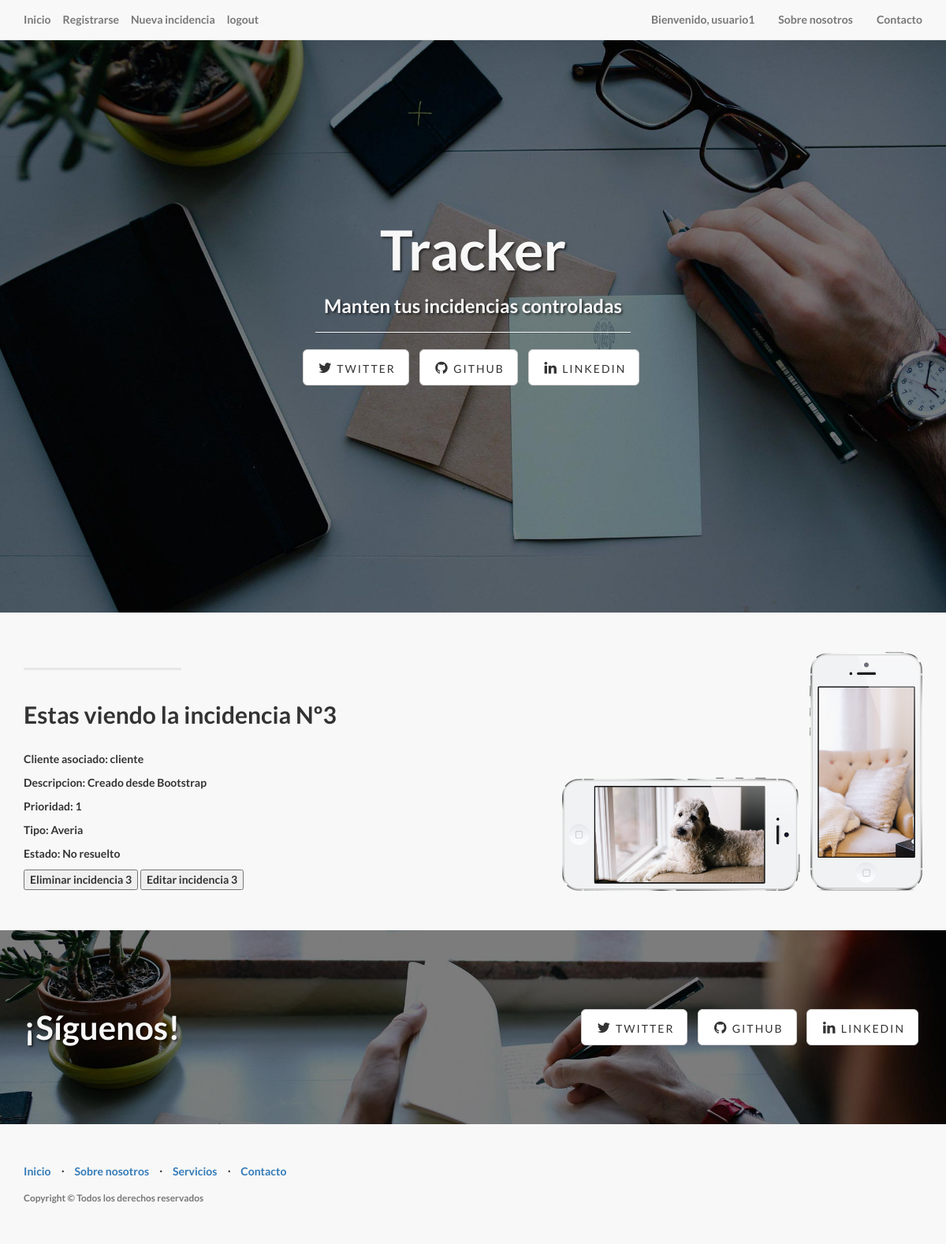
The app's page /3/ (signed in) with its own data.
### tracker/models.py (models this page shows, shortened)
class Incidencia(models.Model):
    incidencia_cliente = models.ForeignKey(Cliente)
    incidencia_descripcion = models.CharField('Descripcion', max_length=200)
    incidencia_prioridad = models.IntegerField('Prioridad', default=0)
    incidencia_fecha = models.DateTimeField('Fecha creacion', auto_now_add=True)
    PREGUNTA='Pregunta'
    ERROR='Error'
    AVERIA='Averia'
    incidencia_clase_tipos = ((PREGUNTA, 'Pregunta'), (ERROR, 'Error'), (AVERIA, 'Averia'), )
    incidencia_clases =models.CharField(max_length=10, choices=incidencia_clase_tipos, default=PREGUNTA)
    incidencia_resuelta = models.BooleanField(default=False)
    def was_published_recently(self):
        return self.pub_date >= timezone.now() - datetime.timedelta(days=1)
    was_published_recently.admin_order_field = 'pub_date'
    was_published_recently.boolean = True
    was_published_recently.short_description = 'Published recently?'

class Cliente(models.Model):
    user = models.OneToOneField(User, primary_key=True)
    homepage = models.URLField()
    cliente_name = models.CharField('Nombre', default='cliente', max_length=200)
    cliente_descripcion = models.CharField('Descripcion', max_length=200)
    cliente_telefono = models.IntegerField('Teléfono', default=0)
    def __str__(self):
        return self.cliente_name

### tracker/views.py (the view)
# urls.py: url(r'^(?P<pk>[0-9]+)/$', views.DetailView.as_view(), name='detail'),
class DetailView(generic.DetailView):
    model = Incidencia
    template_name = 'tracker/detail.html'
    fields = ['incidencia_cliente', 'incidencia_descripcion', 'incidencia_prioridad', 'incidencia_clases']

### tracker/templates/tracker/detail.html (shortened to what this page needs)
{% extends 'base.html' %}
{% load staticfiles %}
{% block block1 %}
<div class="content-section-a">
        <div class="container">
            <div class="row">
                <div class="col-lg-5 col-sm-6">
                    <hr class="section-heading-spacer">
                    <div class="clearfix"></div>
                    <h2 class="section-heading" id="info">Estas viendo la incidencia Nº{{incidencia.id}} </h2>
						<p><b>Cliente asociado:</b> {{ incidencia.incidencia_cliente }}</p>
						<p><b>Descripcion:</b> {{ incidencia.incidencia_descripcion }}</p>
						<p><b>Prioridad:</b> {{ incidencia.incidencia_prioridad }}</p>
						<p><b>Tipo:</b> {{ incidencia.incidencia_clases }}</p>
						<p><b>Estado:</b> {{incidencia.incidencia_resuelta|yesno:"Resuelto,No resuelto" }}</p>
						{% if user.is_authenticated %}
							<button type="button" onclick="location.href='{% url 'tracker:delete' incidencia.id %}'" >Eliminar incidencia {{incidencia.id}}</button>
							<button type="button" onclick="location.href='{% url 'tracker:update' incidencia.id %}'" >Editar incidencia {{incidencia.id}}</button>
						{% else %}
							<p>Logeate para acceder a mas opciones</p>
					{% endif %}
                </div>
                <div class="col-lg-5 col-lg-offset-2 col-sm-6">
                    <img class="img-responsive" src="img/phones.png" alt="">
                </div>
            </div>
        </div>
    </div>
{% endblock block1 %}

### tracker/templates/base.html (shortened to what this page needs)
<!DOCTYPE html>
{% load staticfiles %}
<html lang="en">
<head>
    <link href="{% static "css/bootstrap.min.css" %}" rel="stylesheet">
    <link href="{% static "css/landing-page.css" %}" rel="stylesheet">
    <link href="{% static "font-awesome/css/font-awesome.min.css" %}" rel="stylesheet" type="text/css">
</head>
<body>
    <nav class="navbar navbar-default navbar-fixed-top topnav" role="navigation">
        <div class="container topnav">
            <div class="navbar-header">
                <a class="navbar-brand topnav" href="/">Inicio</a>
				<a class="navbar-brand topnav" href="/tracker/register">Registrarse</a>
				{% if user.is_authenticated %}
					<a class="navbar-brand topnav" href="/tracker/add">Nueva incidencia</a>
					<a class="navbar-brand topnav" href="/tracker/logout">logout</a>
				{% else %}
					<a class="navbar-brand topnav" href="/tracker/login">login</a>
				{% endif %}
            </div>
            <div class="collapse navbar-collapse" id="bs-example-navbar-collapse-1">
                <ul class="nav navbar-nav navbar-right">
                    {% if user.is_authenticated %}
					<li>
                        <a class="navbar-brand topnav">Bienvenido, {{ user }}</a>
                    </li>
					{% else %}
					<li>
                        <a class="navbar-brand topnav">Bienvenido, por favor inicia sesión</a>
                    </li>
					{% endif %}
                    <li>
						<a href="#about">Sobre nosotros</a>
                    </li>
                    <li>
                        <a href="#contact">Contacto</a>
                    </li>
                </ul>
            </div>
        </div>
    </nav>
    <div class="intro-header">
        <div class="container">
            <div class="row">
                <div class="col-lg-12">
                    <div class="intro-message">
                        <h1>Tracker</h1>
                        <h3>Manten tus incidencias controladas</h3>
                        <hr class="intro-divider">
                        <ul class="list-inline intro-social-buttons">
                            <li>
                                <a href="https://twitter.com/SBootstrap" class="btn btn-default btn-lg"><i class="fa fa-twitter fa-fw"></i> <span class="network-name">Twitter</span></a>
                            </li>
                            <li>
                                <a href="https://github.com/IronSummitMedia/startbootstrap" class="btn btn-default btn-lg"><i class="fa fa-github fa-fw"></i> <span class="network-name">Github</span></a>
                            </li>
                            <li>
                                <a href="#" class="btn btn-default btn-lg"><i class="fa fa-linkedin fa-fw"></i> <span class="network-name">Linkedin</span></a>
                            </li>
                        </ul>
                    </div>
                </div>
            </div>
        </div>
    </div>
	{% block block1 %}{% endblock block1 %}
    <div class="banner">
        <div class="container">
            <div class="row">
                <div class="col-lg-6">
                    <h2>¡Síguenos!</h2>
                </div>
                <div class="col-lg-6">
                    <ul class="list-inline banner-social-buttons">
                        <li>
                            <a href="https://twitter.com/SBootstrap" class="btn btn-default btn-lg"><i class="fa fa-twitter fa-fw"></i> <span class="network-name">Twitter</span></a>
                        </li>
                        <li>
                            <a href="https://github.com/IronSummitMedia/startbootstrap" class="btn btn-default btn-lg"><i class="fa fa-github fa-fw"></i> <span class="network-name">Github</span></a>
                        </li>
                        <li>
                            <a href="#" class="btn btn-default btn-lg"><i class="fa fa-linkedin fa-fw"></i> <span class="network-name">Linkedin</span></a>
                        </li>
                    </ul>
                </div>
            </div>
        </div>
    </div>
    <footer>
        <div class="container">
            <div class="row">
                <div class="col-lg-12">
                    <ul class="list-inline">
                        <li>
                            <a href="/">Inicio</a>
                        </li>
                        <li class="footer-menu-divider">&sdot;</li>
                        <li>
                            <a href="#about">Sobre nosotros</a>
                        </li>
                        <li class="footer-menu-divider">&sdot;</li>
                        <li>
                            <a href="#services">Servicios</a>
                        </li>
                        <li class="footer-menu-divider">&sdot;</li>
                        <li>
                            <a href="#contact">Contacto</a>
                        </li>
                    </ul>
                    <p class="copyright text-muted small">Copyright &copy; Todos los derechos reservados</p>
                </div>
            </div>
        </div>
    </footer>
</body>
</html>

### tracker/static/css/landing-page.css (style rules this page uses)
body, html { width: 100%; height: 100%; }
body, h1, h2, h3, h4, h5, h6 { font-family: "Lato","Helvetica Neue",Helvetica,Arial,sans-serif; font-weight: 700; }
.topnav { font-size: 14px; }
.intro-header { padding-top: 50px; padding-bottom: 50px; text-align: center; color: #f8f8f8; background: url(../img/intro-bg.jpg) no-repeat center center; background-size: cover; }
.intro-message { position: relative; padding-top: 20%; padding-bottom: 20%; }
.intro-message > h1 { margin: 0; text-shadow: 2px 2px 3px rgba(0,0,0,0.6); font-size: 5em; }
.intro-divider { width: 400px; border-top: 1px solid #f8f8f8; border-bottom: 1px solid rgba(0,0,0,0.2); }
.intro-message > h3 { text-shadow: 2px 2px 3px rgba(0,0,0,0.6); }
.network-name { text-transform: uppercase; font-size: 14px; font-weight: 400; letter-spacing: 2px; }
.content-section-a { padding: 50px 0; background-color: #f8f8f8; }
.section-heading { margin-bottom: 30px; }
.section-heading-spacer { float: left; width: 200px; border-top: 3px solid #e7e7e7; }
.banner { padding: 100px 0; color: #f8f8f8; background: url(../img/banner-bg.jpg) no-repeat center center; background-size: cover; }
.banner h2 { margin: 0; text-shadow: 2px 2px 3px rgba(0,0,0,0.6); font-size: 3em; }
.banner ul { margin-bottom: 0; }
.banner-social-buttons { float: right; margin-top: 0; }
footer { padding: 50px 0; background-color: #f8f8f8; }
p.copyright { margin: 15px 0 0; }

### records on screen
Incidencia: id "3", incidencia_cliente "cliente", incidencia_descripcion "Creado desde Bootstrap", incidencia_prioridad "1", incidencia_clases "Averia", incidencia_resuelta "No resuelto"

### other values on screen
{{ user }} "usuario1"
